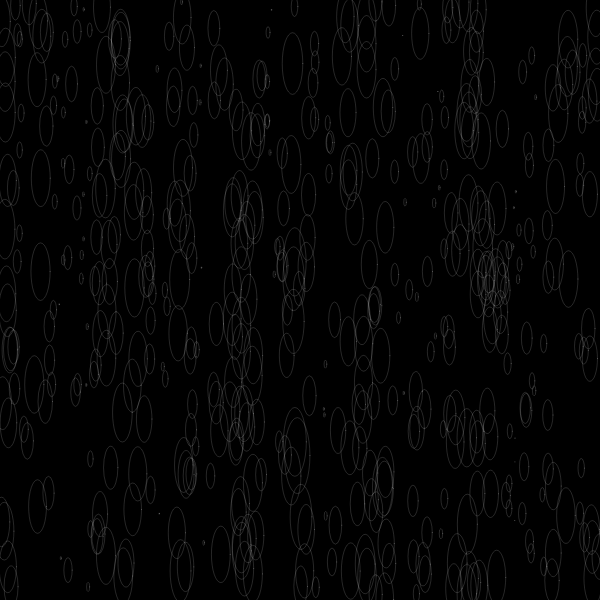
Frame 1 (no input)
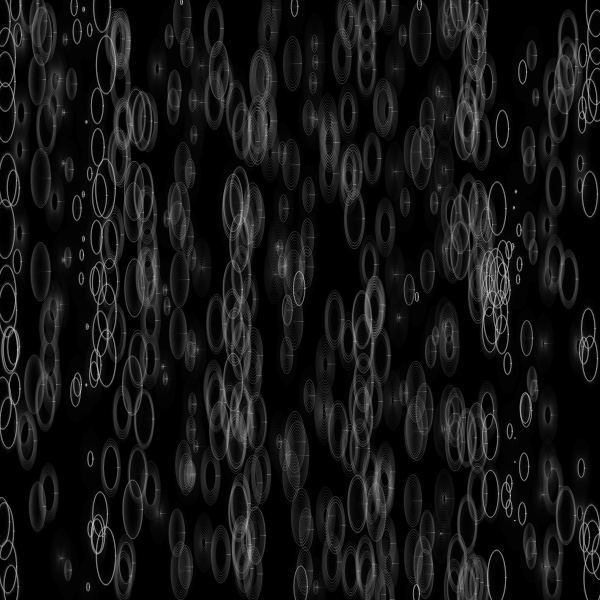
Frame 60 (no input)
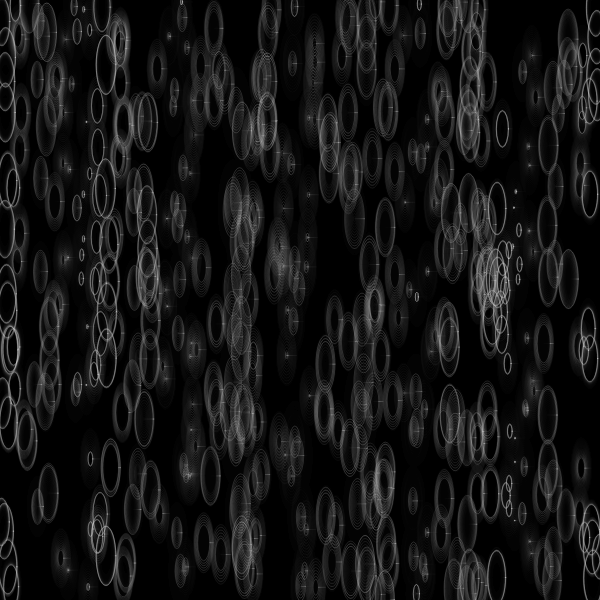
Frame 120 (the mouse pressed at the canvas centre since frame 60)

The p5.js sketch that drew these frames (run headless with seeded random() and noise() and a simulated clock; from frame 60 on, the mouse is pressed at the canvas centre):

// p5.js sketch
// ── sketch.js
//forked from  kyami 

let moverSystems = [];
let num = 10;
let cells, cols, rows;
let offset, margin;
let cellW, cellH;
let bg;
let graphics;


function setup() {
  w = 600;
  var canvas;
    if(windowWidth>=600 && windowHeight >=600){
      canvas = createCanvas(600, 600);
    }
    else{
      canvas = createCanvas(windowWidth, windowHeight - 100);
    }

  var x = (windowWidth - width) / 2;
  var y = (windowHeight - height) / 2;

  canvas.position(x, y);
  background(0);
  noStroke();
}


function draw() {
  let t = frameCount * 0.008;
  randomSeed(3);
  background(0, 40);
  for (let i=0; i < 500; i++) {
    let x = random(width); let y = random(width);
    let r = width/2 - max(abs(x-width/2),abs(y-width/2));

    for (let j=0; j < 12; j++) {
      let sx = width/2+245*cos(-j*1.2+t);
      let sy = width/2+245*sin(-j*0.52+t);
      let s = 50;
          r = min(r, min(abs(sy-s-y),abs(sy+s-y))-20);
      
    }

    
    r = min(r, abs(width/2-x));
    
    let c = color(255)
    c.setAlpha(8*exp(-r));
    stroke(244, 40)
    noFill();
    ellipse(y,x,r, r*3);
  }
}
